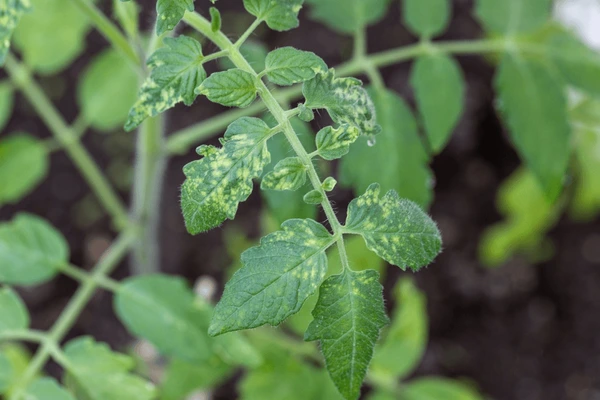
#> input picture notebooks/cup.jpeg, 600 x 400 px
$ python -i features.py   (imports and definitions only)
#> lines starting #> are read from the running program, lines starting #| are printed output that depends on the picture
#> further down, picture is the input picture: shape (400, 600, 3); mean B, G, R 78.8, 117.4, 92
#feature-level preprocessing

# resizing images for feature extraction, coverting to grayscale for HOG, normalizing histograms, ensuring fixed feature length.

import numpy as np
import cv2 as cv
from skimage.feature import hog

def make_consistent(img, size= (224, 224)):
    return cv.resize(img, size)

def extract_color_hist(img, bins = 16):
    img_hsv = cv.cvtColor(img, cv.COLOR_BGR2HSV) #bgr default to hsv

    features = []

    for hsv_channel in range(3):
        hist = cv.calcHist([img_hsv], [hsv_channel], None, [bins], [0, 256])

        features.append(hist.flatten()) #2D to 1D array

    features = np.concatenate(features) #combine all features
    features = features/ (features.sum() + 1e-8) #normalization

    return features

#HOG, brightness changing across images (intensity)

def extract_hog_features(img_gray):

    hog_features = hog(
        img_gray,
        orientations = 9,
        pixels_per_cell = (8,8),
        cells_per_block= (2,2),
        block_norm = 'L2-Hys', #scaling rule, reduces the effect of lighting difference
        transform_sqrt = True,
        feature_vector = True,
    )
    return hog_features

#combine color features and HOG features to one feature vector

def extract_features(img):
    img_resize = cv.resize(img, (224, 224))
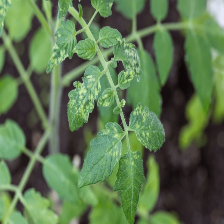
#> img_resize: shape (224, 224, 3); mean B, G, R 78.7, 117.3, 91.8
    img_gray = cv.cvtColor(img_resize, cv.COLOR_BGR2GRAY) #convert color
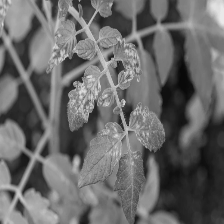
#> img_gray: shape (224, 224); min 8, max 233, mean 105.3

    color_features = extract_color_hist(img_resize)
#> in extract_color_hist, `img_hsv = cv.cvtColor(img, cv.COLOR_BGR2HSV)`: img_hsv: shape (224, 224, 3); mean H, S, V 65.5, 83.2, 119.6
#> after the loop in extract_color_hist, `for hsv_channel in range(3):`: features = 3 items
#> in extract_color_hist, `features = np.concatenate(features)`: features = 48 values, max 22475 at index 3, min 0 at index 12, mean 3136
#> in extract_color_hist, `features = features/ (features.sum() + 1e-8)`: features = 48 values, max 0.149 at index 3, min 0 at index 12, mean 0.0208
#> color_features has the same summary as features in extract_color_hist
    hog_features = extract_hog_features(img_gray)

    features = np.concatenate([color_features, hog_features])

    return features

>>> import cv2
>>> picture = cv2.imread('../notebooks/cup.jpeg')
>>> result = extract_features(picture)
